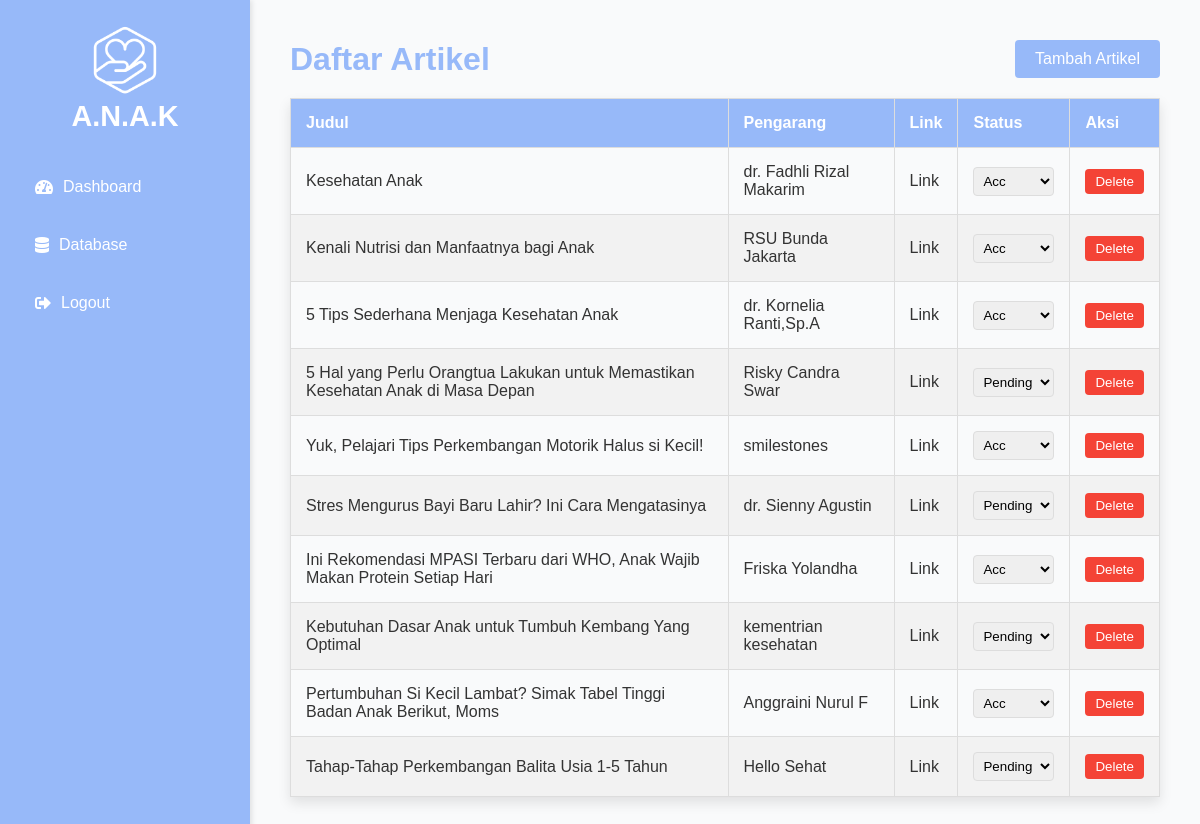
/artikel_admin.php, run on the app's committed database.
### tables this page shows
CREATE TABLE `artikel` (
  `id` int(11) NOT NULL,
  `judul` varchar(255) DEFAULT NULL,
  `pengarang` varchar(255) DEFAULT NULL,
  `link` varchar(255) DEFAULT NULL,
  `status` enum('acc','pending') DEFAULT NULL
);

### artikel_admin.php (the view, shortened to what this page needs)
<?php
require 'koneksi.php';
$query = "SELECT * FROM artikel";
$result = $conn->query($query);
?>
<!DOCTYPE html>
<html lang="en">
<head>
    <link rel="stylesheet" href="https://cdnjs.cloudflare.com/ajax/libs/font-awesome/5.15.3/css/all.min.css">
</head>
<body>
    <div class="sidebar">
        <div class="logo">
            <img src="images/logo-icon.png" alt="Logo" height="80">
            A.N.A.K
        </div>
        <ul class="menu">
            <li class="menu-item"><i class="fas fa-tachometer-alt"></i><a href="home_admin.php">Dashboard</a></li>
            <li class="menu-item dropdown-btn"><i class="fas fa-database"></i>Database</li>
            <li class="menu-item"><i class="fas fa-sign-out-alt"></i><a href="logout.php">Logout</a></li>
        </ul>
    </div>
    <div class="main-content">
        <div class="container">
            <div class="header">
                <h1>Daftar Artikel</h1>
                <a class="btn-add" href="tambah_artikel.php">Tambah Artikel</a>
            </div>
            <table>
                <thead>
                    <tr>
                        <th>Judul</th>
                        <th>Pengarang</th>
                        <th>Link</th>
                        <th>Status</th>
                        <th>Aksi</th>
                    </tr>
                </thead>
                <tbody>
                    <?php while ($row = mysqli_fetch_assoc($result)): ?>
                        <tr>
                            <td><?php echo htmlspecialchars($row['judul']); ?></td>
                            <td><?php echo htmlspecialchars($row['pengarang']); ?></td>
                            <td><a href="<?php echo htmlspecialchars($row['link']); ?>" target="_blank">Link</a></td>
                            <td>
                                <form method="post" action="">
                                    <select name="new_status" onchange="this.form.submit()">
                                        <option value="pending" <?php if ($row['status'] === 'pending') echo 'selected'; ?>>Pending</option>
                                        <option value="acc" <?php if ($row['status'] === 'acc') echo 'selected'; ?>>Acc</option>
                                    </select>
                                </form>
                            </td>
                            <td>
                                <form method="post" action="">
                                    <button type="submit" name="delete" class="btn btn-delete">Delete</button>
                                </form>
                            </td>
                        </tr>
                    <?php endwhile; ?>
                </tbody>
            </table>
        </div>
    </div>
</body>
</html>

### artikel_admin.php (style rules this page uses)
* { margin: 0; padding: 0; box-sizing: border-box; font-family: Arial, sans-serif; }
body { display: flex; min-height: 100vh; background-color: #F9FAFB; color: #333; }
.sidebar { width: 250px; background-color: #97B9F9; color: white; padding: 20px; display: flex; flex-direction: column; align-items: center; position: fixed; height: 100%; box-shadow: 2px 0 5px rgba(0, 0, 0, 0.1); }
.logo { font-size: 1.8em; font-weight: bold; margin-bottom: 30px; display: flex; flex-direction: column; align-items: center; }
.menu { list-style-type: none; width: 100%; padding: 0; }
.menu-item { background-color: transparent; color: white; padding: 15px; margin-bottom: 10px; text-align: left; border-radius: 8px; cursor: pointer; transition: background-color 0.3s, box-shadow 0.3s; display: flex; align-items: center; width: 100%; }
.menu-item a { text-decoration: none; color: inherit; width: 100%; display: flex; align-items: center; }
.menu-item i { margin-right: 10px; }
.main-content { margin-left: 250px; padding: 40px; width: calc(100% - 250px); display: flex; flex-direction: column; align-items: center; background-color: #F9FAFB; }
.header { width: 100%; display: flex; justify-content: space-between; align-items: center; margin-bottom: 20px; }
.main-content h1 { font-size: 2em; color: #97B9F9; }
table { width: 100%; border-collapse: collapse; margin-top: 20px; box-shadow: 0 6px 12px rgba(0, 0, 0, 0.1); }
table th, table td { padding: 15px; text-align: left; border: 1px solid #ddd; }
table th { background-color: #97B9F9; color: white; font-weight: bold; }
table tr:nth-child(even) { background-color: #f2f2f2; }
select { padding: 5px; border-radius: 4px; border: 1px solid #ddd; }
.btn { padding: 5px 10px; border: none; border-radius: 4px; cursor: pointer; transition: background-color 0.3s; }
.btn-delete { background-color: #f44336; color: white; }
.btn-add { background-color: #97B9F9; color: white; text-decoration: none; padding: 10px 20px; border-radius: 4px; transition: background-color 0.3s; }
a { text-decoration: none; color: inherit; }

### data on the page
artikel: judul "Kesehatan Anak", pengarang "dr. Fadhli Rizal Makarim", new_status "Acc"
artikel: judul "Kenali Nutrisi dan Manfaatnya bagi Anak", pengarang "RSU Bunda Jakarta", new_status "Acc"
artikel: judul "5 Tips Sederhana Menjaga Kesehatan Anak", pengarang "dr. Kornelia Ranti,Sp.A", new_status "Acc"
artikel: judul "5 Hal yang Perlu Orangtua Lakukan untuk Memastikan Kesehatan Anak di Masa Depan", pengarang "Risky Candra Swar", new_status "Pending"
artikel: judul "Yuk, Pelajari Tips Perkembangan Motorik Halus si Kecil!", pengarang "smilestones", new_status "Acc"
artikel: judul "Stres Mengurus Bayi Baru Lahir? Ini Cara Mengatasinya", pengarang "dr. Sienny Agustin", new_status "Pending"
artikel: judul "Ini Rekomendasi MPASI Terbaru dari WHO, Anak Wajib Makan Protein Setiap Hari", pengarang "Friska Yolandha", new_status "Acc"
artikel: judul "Kebutuhan Dasar Anak untuk Tumbuh Kembang Yang Optimal", pengarang "kementrian kesehatan", new_status "Pending"
artikel: judul "Pertumbuhan Si Kecil Lambat? Simak Tabel Tinggi Badan Anak Berikut, Moms", pengarang "Anggraini Nurul F", new_status "Acc"
artikel: judul "Tahap-Tahap Perkembangan Balita Usia 1-5 Tahun", pengarang "Hello Sehat", new_status "Pending"
